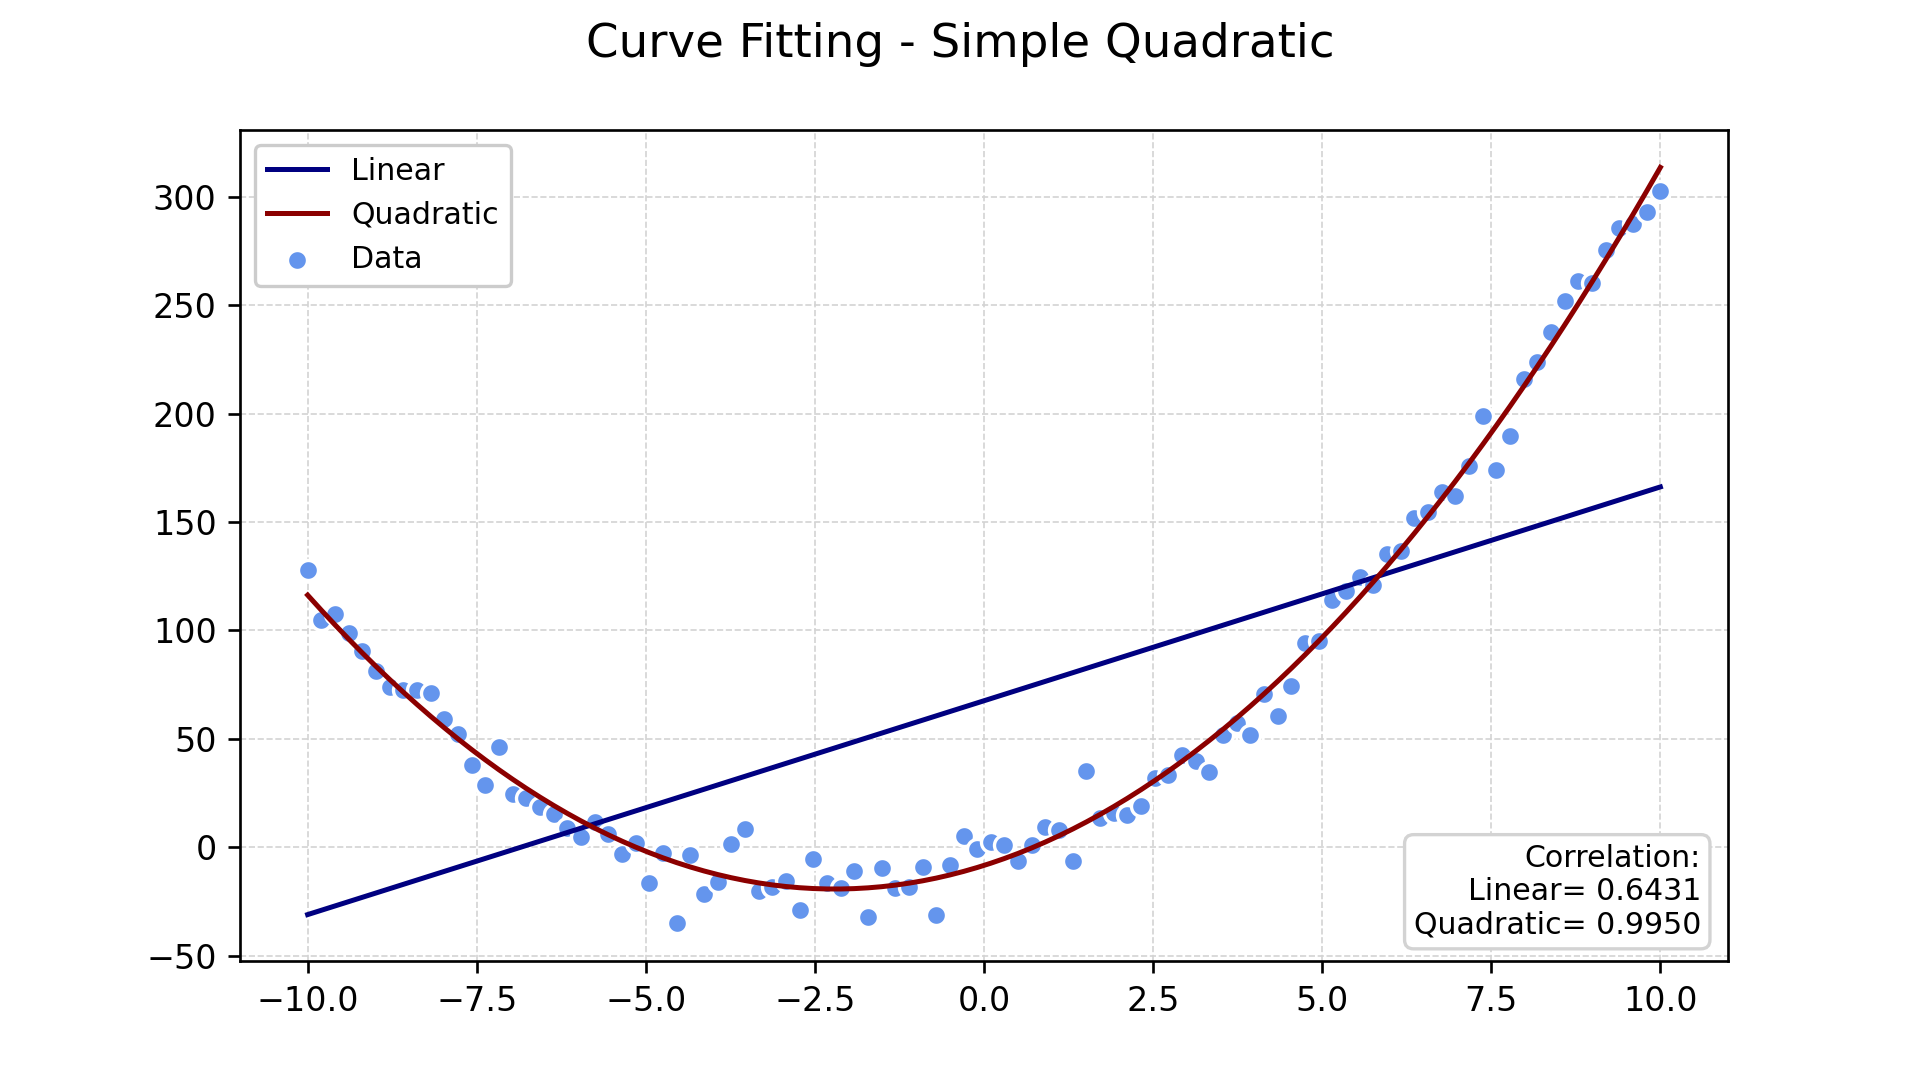

Reproduce this figure in Python.
# Curve Fitting

import numpy as np
import pandas as pd

from scipy.optimize import curve_fit

import matplotlib.pyplot as plt


# Program ---------------------------------------------------------------

print("\n ****  Curve Fitting  ****\n")

np.random.seed(27)
Size= 100

x_data = np.linspace(-10, 10, num= Size)


def Equation(x, a, b, c):

    # for the example, it is EQUAL to Quadratic
    Equation = (a*x)**2 + b*x + c
    return Equation
 

y_data = Equation(x_data, 1.5, 10, -10)
y_noise = 10 * np.random.normal(size= Size)
y_data = y_data + y_noise


# Fitting

def LinearCurve(x, a, b):

    Linear = a*x + b
    return Linear


Lin_Coef, Lin_Cov = curve_fit(LinearCurve, x_data, y_data)

Lin_A = Lin_Coef[0]
Lin_B = Lin_Coef[1]

Lin_Prev = LinearCurve(x_data, Lin_A, Lin_B)
Lin_Corr = np.corrcoef(y_data, Lin_Prev)[0,1]

print(f" >    Linear Corr: {Lin_Corr:.6f}")


def QuadraticCurve(x, a, b, c):

    Quadratic = (a*x)**2 + b*x + c
    return Quadratic


Quad_Coef, Quad_Cov = curve_fit(QuadraticCurve, x_data, y_data)

Quad_A = Quad_Coef[0]
Quad_B = Quad_Coef[1]
Quad_C = Quad_Coef[2]

Quad_Prev = QuadraticCurve(x_data, Quad_A, Quad_B, Quad_C)
Quad_Corr = np.corrcoef(y_data, Quad_Prev)[0,1]

print(f" > Quadratic Corr: {Quad_Corr:.6f}")


fig = plt.figure(figsize= (8, 4.5))

Title = "Curve Fitting - Simple Quadratic"
plt.suptitle(Title, fontsize= 14)

plt.scatter(x_data, y_data, color= "cornflowerblue", edgecolor= "white", label= "Data", zorder= 10)

plt.plot(x_data, Lin_Prev, color= "navy", label= "Linear", zorder= 11)
plt.plot(x_data, Quad_Prev, color= "darkred", label= "Quadratic", zorder= 12)

plt.grid(color= "lightgrey", linestyle= "--", linewidth= 0.5)

Box_Text = f"Correlation:\nLinear= {Lin_Corr:.4f}\nQuadratic= {Quad_Corr:.4f}"
Box_Props = dict(boxstyle= "round", edgecolor= "lightgrey", facecolor= "white", alpha= 1)

plt.text(10.6, -40, Box_Text, fontsize= 9, ha= "right", bbox= Box_Props)
plt.legend(loc= "best", fontsize= 9, framealpha= 1)


# Closing

#plt.savefig(Title, dpi= 240)
plt.show()

print(" * \n")
